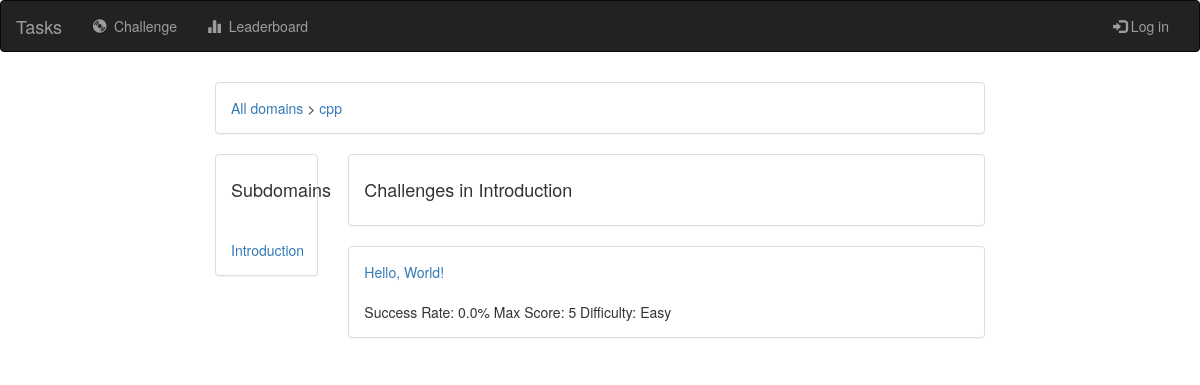
/challenges/cpp/Introduction/, run on the app's committed database.
### Tasks/models.py (models this page shows, shortened)
class domain(models.Model):
    domain_name = models.CharField(max_length = 50)

class subdomain(models.Model):
    father_domain_name = models.ForeignKey(domain)
    subdomain_name = models.CharField(max_length = 50)

class task(models.Model):
    choices = (('Easy','Easy'), ('Medium', 'Medium'), ('Hard','Hard'))
    father_domain_name = models.ForeignKey(domain)
    father_subdomain_name = models.ForeignKey(subdomain)
    task_name = models.CharField(max_length = 50)
    max_score = models.IntegerField()
    difficulty = models.CharField(max_length = 10, choices = choices, default = 'Easy')
    people_tried = models.IntegerField(default = 0)
    people_succeed = models.IntegerField(default = 0)
    success_rate = models.FloatField(max_length = 4, default = 0)
    task_text = models.TextField(max_length=15000)
    def __str__(self):
        return str(self.task_name).replace('_', " ")

### Tasks/views.py (the view)
# urls.py: url(r'^challenges/', include('Tasks.urls', namespace='Tasks')),
def challenges(request, domain_name, subdomain_name):
    subs = list(map(lambda x: x.subdomain_name,
                    subdomain.objects.filter(father_domain_name__domain_name__exact = domain_name)))
    context = {'subdomains': subs,
               'challenges': task.objects.filter(father_domain_name__domain_name__exact = domain_name).filter(
                   father_subdomain_name__subdomain_name__exact = subdomain_name),
               'domain': domain_name,
               'subdomain': subdomain_name,
               }
    return render(request, 'challenges.html', context)

### Tasks/templates/challenges.html (shortened to what this page needs)
{% extends 'base.html' %}
{% block body %}
    <div class="col-sm-12 col-md-18">
            <div class="panel panel-default">
                <div class="panel-body">
                    <a href="{% url 'Tasks:index' %}">All domains</a>
                    >
                    <a href="{% url 'Tasks:index' %}{{ domain }}/">{{ domain }}</a>
                </div>
            </div>
        </div>
    <br><br>
    <div class="col-sm-12 col-md-2">
            <div class="panel panel-default">
                <div class="panel-body">
                    <h4>Subdomains</h4>
                </div>
                {% for i in subdomains %}
                <div class="panel-body">
                    <a href="{% url 'Tasks:index' %}{{ domain }}/{{ i }}/">{{ i }}</a><br>
                </div>
                {% endfor %}
            </div>
        </div>
        <div class="col-sm-2 col-md-10">
            <div class="panel panel-default">
                <div class="panel-body">
                <h4>Challenges in {{ subdomain }}</h4>
                </div>
            </div>
        </div>
    <div class="col-sm-12 col-md-10">
        {% for i in challenges %}
            <div class="panel panel-default">
                <div class="panel-body">
                <a href="{% url 'Tasks:index' %}{{ domain }}/{{ subdomain }}/{{ i }}/">{{ i }}</a>
                <br><br>
                Success Rate: {{ i.success_rate }}% Max Score: {{ i.max_score }} Difficulty: {{ i.difficulty }}
            </div>
        </div>
        {% endfor %}
    </div>
{% endblock %}

### Tasks/static/style.css (style rules this page uses)
body { background: white url("images/background.png"); }

### data on the page
domain: domain_name "cpp"
subdomain: subdomains "Introduction", subdomain_name "Introduction"
task: task_name "Hello, World!", success_rate "0.0", max_score "5", difficulty "Easy"
